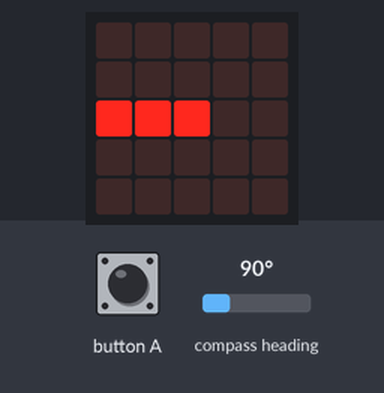
A program run on a simulated BBC micro:bit running MicroPython. Parts: the board's 5×5 LED display. The inputs (shaded band) are chosen by the test bench; at power-on: compass heading 90°. The compass is already calibrated.

Above: at 1.2 s.
1.3 s: compass heading set to 7°
At 1.6 s:
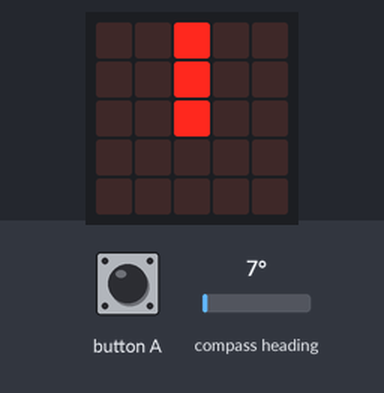
2.8 s: compass heading set to 180°
At 3.9 s:
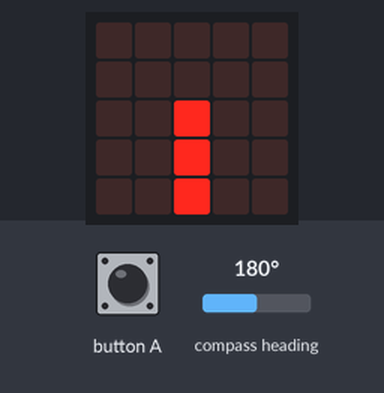
4.3 s: compass heading set to 269°
At 5.1 s:
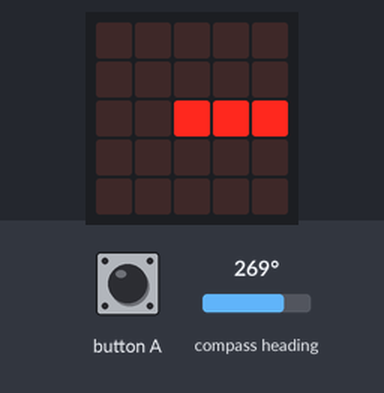
5.8 s: compass heading set to 90°
At 6.2 s:
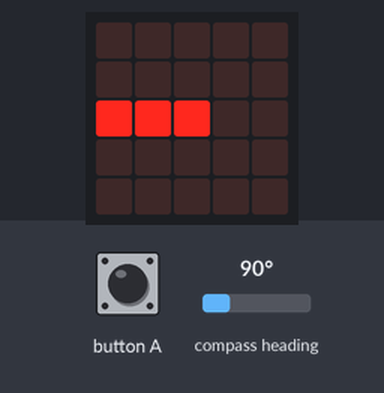
7.3 s: compass heading set to 352°
At 8.6 s:
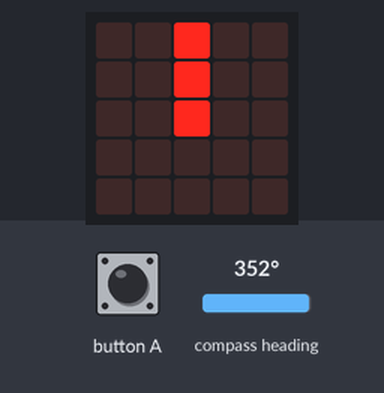
Timing chart, 0 to 9.8 s (numbered marks = the images above; inputs shaded):
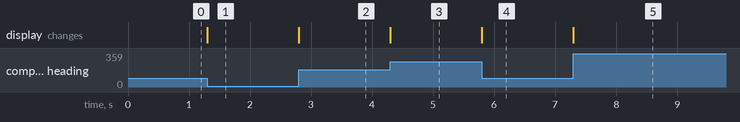

Measured:
- after the input at 1.3 s, the display: changes at once (image 1)
- after the input at 2.8 s, the display: changes at once (image 2)
- after the input at 4.3 s, the display: changes at once (image 3)
- after the input at 5.8 s, the display: changes at once (image 4)
- after the input at 7.3 s, the display: changes at once (image 5)

The program:

Interne_programme_9_bis.py
```python
import microbit
fleche_N = microbit.Image("00900:00900:00900:00000:00000")
fleche_N_E = microbit.Image("00009:00090:00900:00000:00000")
fleche_E = microbit.Image("00000:00000:00999:00000:00000")
fleche_S_E = microbit.Image("00000:00000:00900:00090:00009")
fleche_S = microbit.Image("00000:00000:00900:00900:00900")
fleche_S_O = microbit.Image("00000:00000:00900:09000:90000")
fleche_O = microbit.Image("00000:00000:99900:00000:00000")
fleche_N_O = microbit.Image("90000:09000:00900:00000:00000")
while True:
    if microbit.button_a.is_pressed(): #appuyer sur le bouton A pour sortir du programme
        break
    aiguille = (225-10 * microbit.compass.heading())%3600 // 450
    if aiguille == 0 :
        microbit.display.show(fleche_N)
    elif aiguille == 1 :
        microbit.display.show(fleche_N_E)
    elif aiguille == 2 :
        microbit.display.show(fleche_E)
    elif aiguille == 3 :
        microbit.display.show(fleche_S_E)
    elif aiguille == 4 :
        microbit.display.show(fleche_S)
    elif aiguille == 5 :
        microbit.display.show(fleche_S_O)
    elif aiguille == 6 :
        microbit.display.show(fleche_O)
    elif aiguille == 7 :
        microbit.display.show(fleche_N_O)
    else :
        microbit.display.show("99999:09990:00900:09990:99999") # erreur
```
